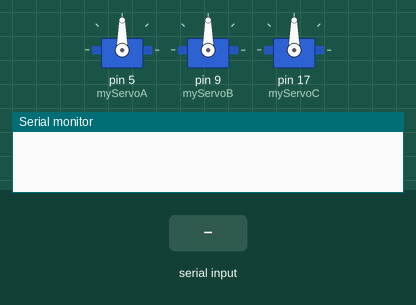
Recording of a sketch running on a simulated Arduino Uno, built with avr-gcc and run on an emulated ATmega328P. Shown: 3 × servo, the last lines printed to the serial monitor. Inputs (shaded band) come from the test bench.

Above: at 1.2 s.
1.3 s: "A,45\n" received over Serial
At 2.5 s:
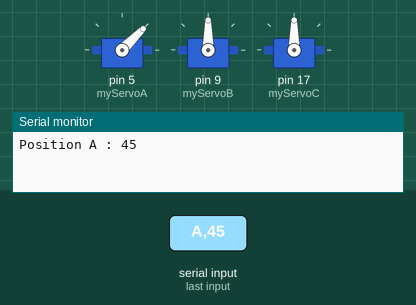
2.8 s: "B,45\n" received over Serial
At 3.6 s:
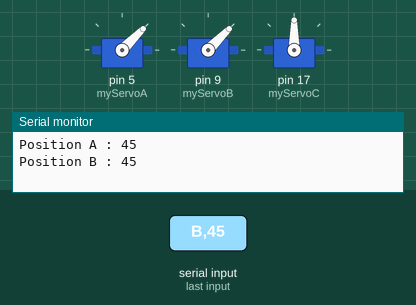
4.3 s: "C,45\n" received over Serial
At 4.8 s:
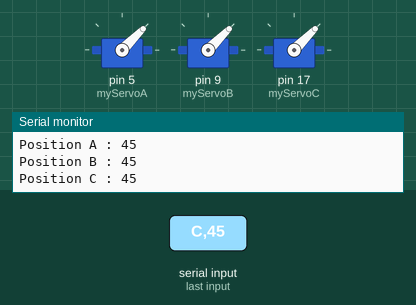
5.8 s: "A90\n" received over Serial
At 7.0 s:
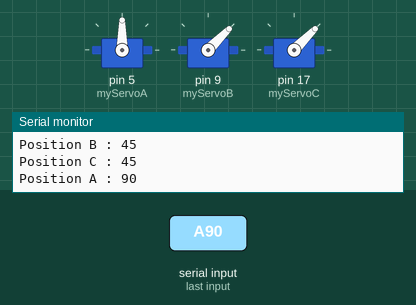
7.3 s: "B90\n" received over Serial
At 8.2 s:
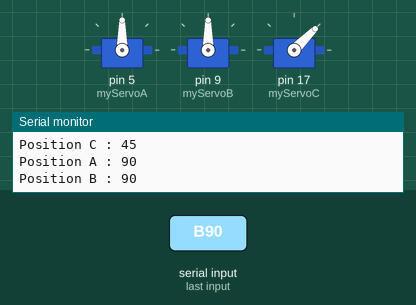
8.8 s: "A" received over Serial
At 11.2 s:
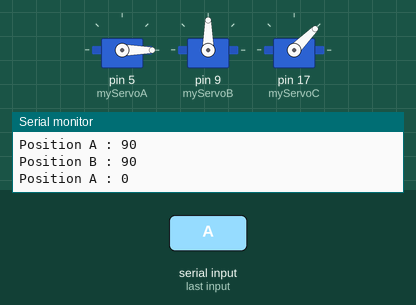
Timing chart, 0 to 12.3 s (numbered marks = the images above; inputs shaded):
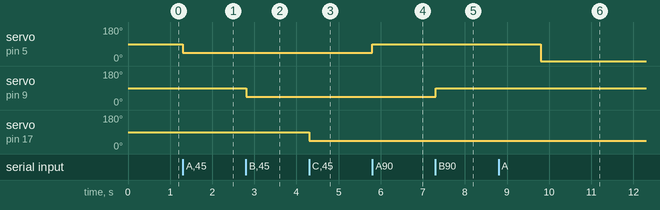

Measured:
- after the input at 1.3 s, servo on pin 5 (myServoA): 90° → 45° at once
- after the input at 2.8 s, servo on pin 9 (myServoB): 90° → 45° at once
- after the input at 4.3 s, servo on pin 17 (myServoC): 90° → 45° at once
- after the input at 5.8 s, servo on pin 5 (myServoA): 45° → 90° at once
- after the input at 7.3 s, servo on pin 9 (myServoB): 45° → 90° at once
- after the input at 8.8 s, servo on pin 5 (myServoA): 90° → 0° after 1.0 s

The sketch:

MesuresServos.ino
```cpp
/***
  Programme basique pour tester et paramétrer les positions des Servo
****/

/**
  RAPPEL
  Retirer le bouton d'arrêt d'urgence pour les servo alimentés par "5V Power"
**/

#include <Servo.h>


Servo myServoA;
Servo myServoB;
Servo myServoC;
int pos;    // variable to store the servo position
char c;

void setup() {
  Serial.begin(9600);

  myServoA.attach(5);
  myServoB.attach(9);
  myServoC.attach(17);
}


void loop() {
  if(Serial.available() > 0) {
     c = Serial.read();

     if(c == 'A') {
       pos = Serial.parseInt();
       if(pos >= 0 && pos <= 180) {
         myServoA.write(pos);
         Serial.print("Position A : ");
         Serial.println(pos);
       }
       else {
         Serial.print("Position A incorrecte : ");
         Serial.println(pos);
       }
     }
     else if(c == 'B') {
       pos = Serial.parseInt();
       if(pos >= 0 && pos <= 180) {
         myServoB.write(pos);
         Serial.print("Position B : ");
         Serial.println(pos);
       }
       else {
         Serial.print("Position B incorrecte : ");
         Serial.println(pos);
       }
     }
     else if(c == 'C') {
       pos = Serial.parseInt();
       if(pos >= 0 && pos <= 180) {
         myServoC.write(pos);
         Serial.print("Position C : ");
         Serial.println(pos);
       }
       else {
         Serial.print("Position C incorrecte : ");
         Serial.println(pos);
       }
     }
     /*else {
       Serial.println("Identifiant incorrect");
     }*/
  }
}
```
